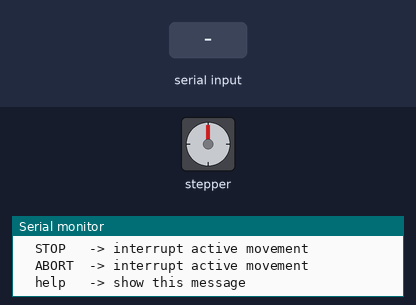
This sketch was run on a simulated Arduino Nano, built with avr-gcc and run on an emulated ATmega328P. Parts: stepper motor, the last lines printed to the serial monitor. Wiring (inferred from the names in the program): stepper motor driver (200 steps per turn assumed): step pin 2; direction pin 3; enable pin 4. Inputs (shaded band) come from the test bench.

Above: at 1.7 s.
1.8 s: "90\n" received over Serial
At 3.2 s:
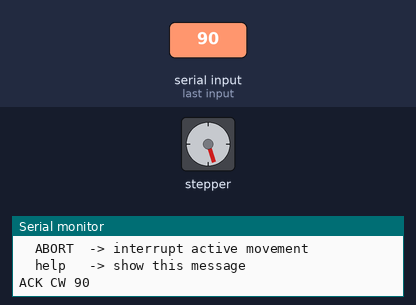
3.5 s: "90\n" received over Serial
At 4.7 s:
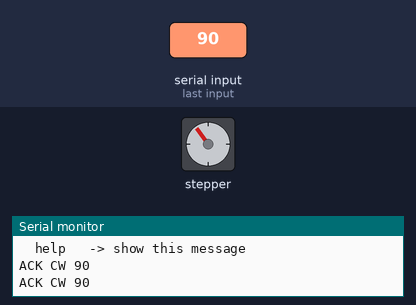
Timing chart, 0 to 6.5 s (numbered marks = the images above; inputs shaded):
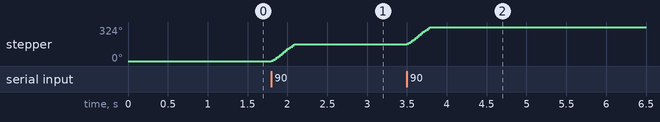

The sketch:

linearmovement_nano.ino
```cpp
/*
  linearmovement_nano.ino
  X-axis controller (new Nano linear movement board) + TB6600

  Compatible with the RDE Flask app:
    1000    -> move +1000 steps (CW)
   -1000    -> move -1000 steps (CCW)
    0       -> no movement
    STOP    -> interrupt an active movement
    ABORT   -> same as STOP
    CANCEL  -> same as STOP
    help    -> print command help

  Emergency-stop acknowledgement:
    ACK STOP <executed>/<requested>

  Default wiring:
    D2 -> TB6600 PUL
    D3 -> TB6600 DIR
    D4 -> TB6600 ENA
*/

#include <Arduino.h>
#include <limits.h>

const uint8_t PUL_PIN = 2;
const uint8_t DIR_PIN = 3;
const uint8_t ENA_PIN = 4;

/*
  false:
    Nano pins drive PUL+, DIR+, and ENA+ directly.

  true:
    PUL+, DIR+, and ENA+ are tied to +5 V, while Nano pins drive
    PUL-, DIR-, and ENA-.
*/
const bool COMMON_ANODE_WIRING = false;

const uint8_t STEP_ACTIVE_LEVEL =
    COMMON_ANODE_WIRING ? LOW : HIGH;
const uint8_t STEP_IDLE_LEVEL =
    COMMON_ANODE_WIRING ? HIGH : LOW;

// Swap these values if the X axis moves in the opposite direction.
const uint8_t CW_LEVEL =
    COMMON_ANODE_WIRING ? LOW : HIGH;
const uint8_t CCW_LEVEL =
    COMMON_ANODE_WIRING ? HIGH : LOW;

// Change to HIGH if the driver remains disabled with LOW.
const uint8_t ENABLE_LEVEL = LOW;

// Start each move at the previously proven X-axis speed, then ramp to a
// moderately faster cruise speed. Each value is the HIGH or LOW half-period;
// a complete step therefore takes twice this delay plus GPIO overhead.
const unsigned int START_BASE_STEP_PULSE_US = 2000;
const unsigned int CRUISE_BASE_STEP_PULSE_US = 1200;
const unsigned int MIN_STEP_PULSE_US = 50;
const unsigned long ACCELERATION_STEPS = 1000UL;

String emergencyBuffer;


uint8_t speedMultiplierFor(unsigned long stepsAbs) {
  if (stepsAbs <= 100UL) {
    return 1;
  }
  if (stepsAbs <= 1000UL) {
    return 2;
  }
  if (stepsAbs <= 10000UL) {
    return 5;
  }
  return 10;
}


unsigned int pulseWidthFor(
  unsigned long stepsAbs,
  unsigned int basePulseUs
) {
  const uint8_t multiplier = speedMultiplierFor(stepsAbs);
  unsigned int pulseUs = basePulseUs / multiplier;

  if (pulseUs < MIN_STEP_PULSE_US) {
    pulseUs = MIN_STEP_PULSE_US;
  }

  return pulseUs;
}


unsigned int rampedPulseWidthFor(
  unsigned long executedSteps,
  unsigned long requestedSteps,
  unsigned int startPulseUs,
  unsigned int cruisePulseUs
) {
  if (requestedSteps < 3UL || startPulseUs <= cruisePulseUs) {
    return startPulseUs;
  }

  unsigned long rampSteps = requestedSteps / 2UL;
  if (rampSteps > ACCELERATION_STEPS) {
    rampSteps = ACCELERATION_STEPS;
  }

  const unsigned long stepsFromStart = executedSteps;
  const unsigned long stepsFromEnd = requestedSteps - 1UL - executedSteps;
  const unsigned long stepsFromEdge = stepsFromStart < stepsFromEnd
      ? stepsFromStart
      : stepsFromEnd;

  if (stepsFromEdge >= rampSteps) {
    return cruisePulseUs;
  }

  const unsigned long pulseReduction =
      (unsigned long)(startPulseUs - cruisePulseUs)
      * stepsFromEdge
      / rampSteps;

  return startPulseUs - (unsigned int)pulseReduction;
}


void pulseOnce(unsigned int pulseUs) {
  digitalWrite(PUL_PIN, STEP_ACTIVE_LEVEL);
  delayMicroseconds(pulseUs);

  digitalWrite(PUL_PIN, STEP_IDLE_LEVEL);
  delayMicroseconds(pulseUs);
}


bool isStopCommand(String command) {
  command.trim();

  return command.equalsIgnoreCase("STOP")
      || command.equalsIgnoreCase("ABORT")
      || command.equalsIgnoreCase("CANCEL");
}


/*
  Read emergency input without blocking.

  While the motor is moving, only STOP / ABORT / CANCEL is accepted.
  Any other complete command received during movement is rejected.
*/
bool emergencyStopRequested() {
  while (Serial.available() > 0) {
    const char c = (char)Serial.read();

    if (c == '\r') {
      continue;
    }

    if (c == '\n') {
      emergencyBuffer.trim();

      if (isStopCommand(emergencyBuffer)) {
        emergencyBuffer = "";
        return true;
      }

      if (emergencyBuffer.length() > 0) {
        Serial.print("ERR BUSY; ignored command: ");
        Serial.println(emergencyBuffer);
      }

      emergencyBuffer = "";
      continue;
    }

    if (emergencyBuffer.length() < 31) {
      emergencyBuffer += c;
    } else {
      emergencyBuffer = "";
      Serial.println("ERR emergency command too long");
    }
  }

  return false;
}


unsigned long stepManyInterruptible(
  uint8_t directionLevel,
  unsigned long requestedSteps,
  unsigned int startPulseUs,
  unsigned int cruisePulseUs,
  bool &stopped
) {
  digitalWrite(DIR_PIN, directionLevel);
  delayMicroseconds(50);

  stopped = false;
  unsigned long executedSteps = 0;

  while (executedSteps < requestedSteps) {
    if (emergencyStopRequested()) {
      stopped = true;
      break;
    }

    const unsigned int pulseUs = rampedPulseWidthFor(
        executedSteps,
        requestedSteps,
        startPulseUs,
        cruisePulseUs
    );
    pulseOnce(pulseUs);
    executedSteps++;
  }

  digitalWrite(PUL_PIN, STEP_IDLE_LEVEL);
  return executedSteps;
}


bool parseIntegerLine(const String &line, long &value) {
  char buffer[32];

  if (line.length() == 0 || line.length() >= sizeof(buffer)) {
    return false;
  }

  line.toCharArray(buffer, sizeof(buffer));

  char *endPointer = nullptr;
  value = strtol(buffer, &endPointer, 10);

  while (*endPointer == ' ' || *endPointer == '\t') {
    endPointer++;
  }

  return *endPointer == '\0';
}


void printHelp() {
  Serial.println("X Nano linear movement ready");
  Serial.println("Commands:");
  Serial.println("  1000   -> CW by 1000 relative steps");
  Serial.println(" -1000   -> CCW by 1000 relative steps");
  Serial.println("  0      -> no movement");
  Serial.println("  STOP   -> interrupt active movement");
  Serial.println("  ABORT  -> interrupt active movement");
  Serial.println("  help   -> show this message");
}


void runMovement(long signedSteps) {
  if (signedSteps == 0) {
    Serial.println("ACK 0");
    return;
  }

  // Avoid overflow when converting LONG_MIN to an absolute value.
  if (signedSteps == LONG_MIN) {
    Serial.println("ERR step value is too negative");
    return;
  }

  const bool clockwise = signedSteps > 0;
  const unsigned long requestedSteps = clockwise
      ? (unsigned long)signedSteps
      : (unsigned long)(-signedSteps);

  const unsigned int startPulseUs = pulseWidthFor(
      requestedSteps,
      START_BASE_STEP_PULSE_US
  );
  const unsigned int cruisePulseUs = pulseWidthFor(
      requestedSteps,
      CRUISE_BASE_STEP_PULSE_US
  );

  bool stopped = false;
  const unsigned long executedSteps = stepManyInterruptible(
      clockwise ? CW_LEVEL : CCW_LEVEL,
      requestedSteps,
      startPulseUs,
      cruisePulseUs,
      stopped
  );

  if (stopped) {
    Serial.print("ACK STOP ");
    Serial.print(executedSteps);
    Serial.print("/");
    Serial.println(requestedSteps);
    return;
  }

  Serial.print(clockwise ? "ACK CW " : "ACK CCW ");
  Serial.println(executedSteps);
}


void setup() {
  pinMode(PUL_PIN, OUTPUT);
  pinMode(DIR_PIN, OUTPUT);
  pinMode(ENA_PIN, OUTPUT);

  digitalWrite(PUL_PIN, STEP_IDLE_LEVEL);
  digitalWrite(DIR_PIN, CW_LEVEL);
  digitalWrite(ENA_PIN, ENABLE_LEVEL);

  Serial.begin(115200);
  Serial.setTimeout(100);
  delay(500);

  printHelp();
}


void loop() {
  if (!Serial.available()) {
    return;
  }

  String line = Serial.readStringUntil('\n');
  line.trim();

  if (line.length() == 0) {
    return;
  }

  if (line.equalsIgnoreCase("help") || line == "?") {
    printHelp();
    return;
  }

  if (isStopCommand(line)) {
    Serial.println("ACK STOP IDLE");
    return;
  }

  long steps = 0;

  if (!parseIntegerLine(line, steps)) {
    Serial.println("ERR: send signed integer, STOP, ABORT, or help");
    return;
  }

  runMovement(steps);
}
```

Measured:
- after the input at 1.8 s, stepper: turns 162° clockwise in 0.30 s, starting at once
- after the input at 3.5 s, stepper: turns 162° clockwise in 0.30 s, starting at once
